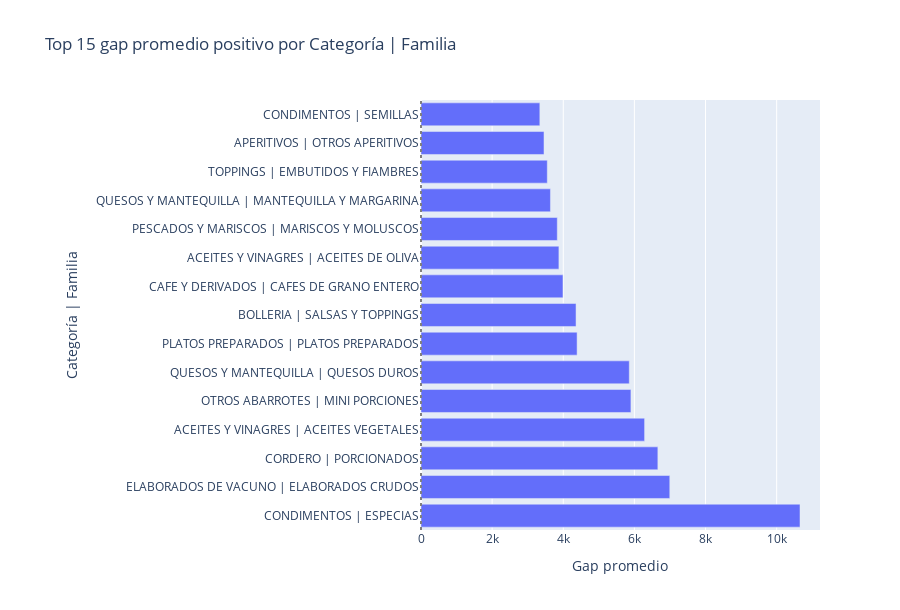
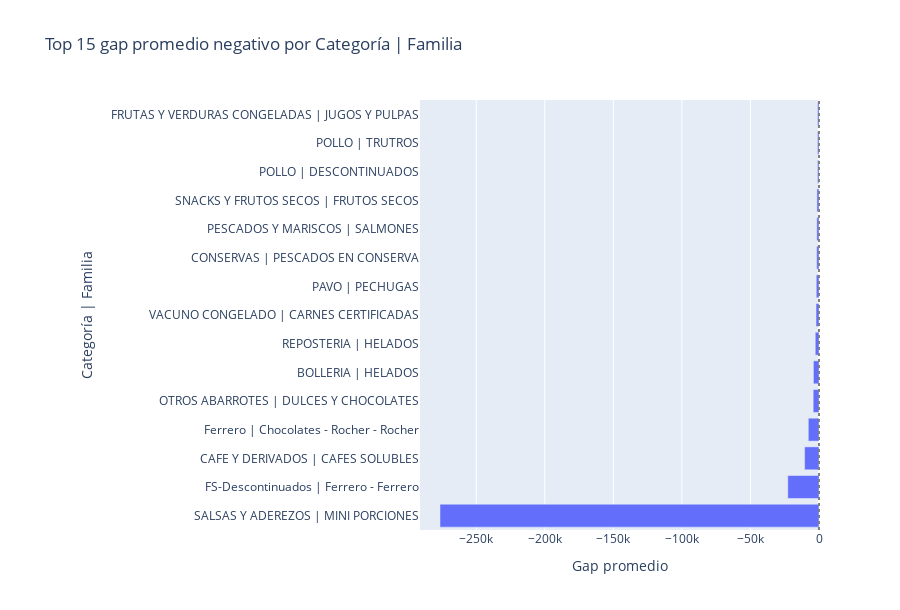
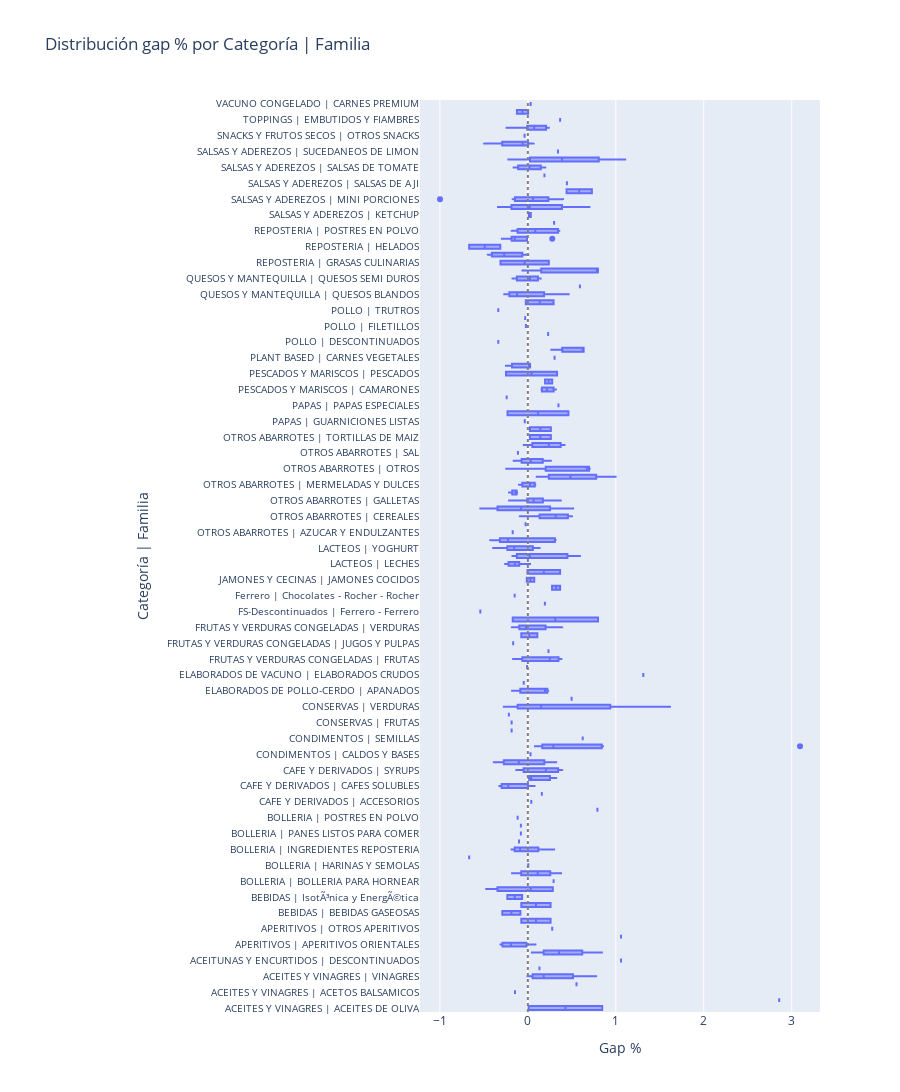

Notebook code for these charts, in order:
### Markdown cell above
## Agregado: Categoría | Familia (Top 15 ± y box horizontal)

### Code cell
fam_cf = (sku_ok.groupby(['categoria','familia'])
          .agg(skus=('sku','nunique'),
               precio_interno_prom=('precio_interno','mean'),
               precio_externo_prom=('precio_externo','mean'),
               gap_abs_prom=('gap_abs','mean'),
               gap_pct_prom=('gap_pct','mean')).reset_index())
fam_cf['cat_fam'] = fam_cf['categoria'].astype(str) + ' | ' + fam_cf['familia'].astype(str)
# Top 15 positivo
pos15 = fam_cf[fam_cf['gap_abs_prom']>0].sort_values('gap_abs_prom', ascending=False).head(15)
fig_pos15 = px.bar(pos15, y='cat_fam', x='gap_abs_prom', orientation='h', title='Top 15 gap promedio positivo por Categoría | Familia')
fig_pos15.update_layout(yaxis={'automargin':True}, xaxis_title='Gap promedio', yaxis_title='Categoría | Familia', margin=dict(l=420), height=max(500, 26*len(pos15)+220))
fig_pos15.add_vline(x=0, line_dash='dot', line_color='gray')
fig_pos15.show()
# Top 15 negativo
neg15 = fam_cf[fam_cf['gap_abs_prom']<0].sort_values('gap_abs_prom', ascending=True).head(15)
fig_neg15 = px.bar(neg15, y='cat_fam', x='gap_abs_prom', orientation='h', title='Top 15 gap promedio negativo por Categoría | Familia')
fig_neg15.update_layout(yaxis={'automargin':True}, xaxis_title='Gap promedio', yaxis_title='Categoría | Familia', margin=dict(l=420), height=max(500, 26*len(neg15)+220))
fig_neg15.add_vline(x=0, line_dash='dot', line_color='gray')
fig_neg15.show()
# Boxplot horizontal gap % por Categoría | Familia
df_box = sku_ok.merge(fam_cf[['categoria','familia','cat_fam']], on=['categoria','familia'], how='left')
fig_box_cf = px.box(df_box, y='cat_fam', x='gap_pct', points='outliers', title='Distribución gap % por Categoría | Familia')
fig_box_cf.update_layout(yaxis={'automargin':True}, xaxis_title='Gap %', yaxis_title='Categoría | Familia', margin=dict(l=420), height=max(800, 22*df_box['cat_fam'].nunique()+220), yaxis_tickfont_size=10)
fig_box_cf.add_vline(x=0, line_dash='dot', line_color='gray')
fig_box_cf.show()

### Figure 1 — Plotly figure (JSON) as saved in the notebook; plotly's stock layout.template omitted (floating-point values rounded to 4 significant figures)
{"data": [{"hovertemplate": "gap_abs_prom=%{x}<br>cat_fam=%{y}<extra></extra>", "legendgroup": "", "marker": {"color": "#636efa", "pattern": {"shape": ""}}, "name": "", "orientation": "h", "showlegend": false, "textposition": "auto", "type": "bar", "x": [10660.0, 6995.0, 6660.0, 6287.0, 5902.0, 5856.0, 4389.0, 4359.0, 3992.0, 3878.0, 3832.0, 3640.0, 3551.0, 3458.0, 3341.0], "xaxis": "x", "y": ["CONDIMENTOS | ESPECIAS", "ELABORADOS DE VACUNO | ELABORADOS CRUDOS", "CORDERO | PORCIONADOS", "ACEITES Y VINAGRES | ACEITES VEGETALES", "OTROS ABARROTES | MINI PORCIONES", "QUESOS Y MANTEQUILLA | QUESOS DUROS", "PLATOS PREPARADOS | PLATOS PREPARADOS", "BOLLERIA | SALSAS Y TOPPINGS", "CAFE Y DERIVADOS | CAFES DE GRANO ENTERO", "ACEITES Y VINAGRES | ACEITES DE OLIVA", "PESCADOS Y MARISCOS | MARISCOS Y MOLUSCOS", "QUESOS Y MANTEQUILLA | MANTEQUILLA Y MARGARINA", "TOPPINGS | EMBUTIDOS Y FIAMBRES", "APERITIVOS | OTROS APERITIVOS", "CONDIMENTOS | SEMILLAS"], "yaxis": "y"}], "layout": {"barmode": "relative", "height": 610, "legend": {"tracegroupgap": 0}, "margin": {"l": 420}, "shapes": [{"line": {"color": "gray", "dash": "dot"}, "type": "line", "x0": 0, "x1": 0, "xref": "x", "y0": 0, "y1": 1, "yref": "y domain"}], "title": {"text": "Top 15 gap promedio positivo por Categoría | Familia"}, "xaxis": {"anchor": "y", "domain": [0, 1], "title": {"text": "Gap promedio"}}, "yaxis": {"anchor": "x", "automargin": true, "domain": [0, 1], "title": {"text": "Categoría | Familia"}}}}

### Figure 2 — Plotly figure (JSON) as saved in the notebook; plotly's stock layout.template omitted (floating-point values rounded to 4 significant figures)
{"data": [{"hovertemplate": "gap_abs_prom=%{x}<br>cat_fam=%{y}<extra></extra>", "legendgroup": "", "marker": {"color": "#636efa", "pattern": {"shape": ""}}, "name": "", "orientation": "h", "showlegend": false, "textposition": "auto", "type": "bar", "x": [-276400.0, -22760.0, -10490.0, -7798.0, -4234.0, -4077.0, -2745.0, -2166.0, -2016.0, -1717.0, -1615.0, -1524.0, -1110.0, -1110.0, -1103.0], "xaxis": "x", "y": ["SALSAS Y ADEREZOS | MINI PORCIONES", "FS-Descontinuados | Ferrero - Ferrero", "CAFE Y DERIVADOS | CAFES SOLUBLES", "Ferrero | Chocolates - Rocher - Rocher", "OTROS ABARROTES | DULCES Y CHOCOLATES", "BOLLERIA | HELADOS", "REPOSTERIA | HELADOS", "VACUNO CONGELADO | CARNES CERTIFICADAS", "PAVO | PECHUGAS", "CONSERVAS | PESCADOS EN CONSERVA", "PESCADOS Y MARISCOS | SALMONES", "SNACKS Y FRUTOS SECOS | FRUTOS SECOS", "POLLO | DESCONTINUADOS", "POLLO | TRUTROS", "FRUTAS Y VERDURAS CONGELADAS | JUGOS Y PULPAS"], "yaxis": "y"}], "layout": {"barmode": "relative", "height": 610, "legend": {"tracegroupgap": 0}, "margin": {"l": 420}, "shapes": [{"line": {"color": "gray", "dash": "dot"}, "type": "line", "x0": 0, "x1": 0, "xref": "x", "y0": 0, "y1": 1, "yref": "y domain"}], "title": {"text": "Top 15 gap promedio negativo por Categoría | Familia"}, "xaxis": {"anchor": "y", "domain": [0, 1], "title": {"text": "Gap promedio"}}, "yaxis": {"anchor": "x", "automargin": true, "domain": [0, 1], "title": {"text": "Categoría | Familia"}}}}

### Figure 3 — Plotly figure (JSON) as saved in the notebook; plotly's stock layout.template omitted (floating-point values rounded to 4 significant figures; data arrays with more than 128 entries replaced by an {"elided": "..."} marker saying what was removed)
{"data": [{"alignmentgroup": "True", "boxpoints": "outliers", "hovertemplate": "gap_pct=%{x}<br>cat_fam=%{y}<extra></extra>", "legendgroup": "", "marker": {"color": "#636efa"}, "name": "", "notched": false, "offsetgroup": "", "orientation": "h", "showlegend": false, "type": "box", "x": {"elided": "326 float values"}, "x0": " ", "xaxis": "x", "y": {"elided": "326 str values"}, "y0": " ", "yaxis": "y"}], "layout": {"boxmode": "group", "height": 2750, "legend": {"tracegroupgap": 0}, "margin": {"l": 420}, "shapes": [{"line": {"color": "gray", "dash": "dot"}, "type": "line", "x0": 0, "x1": 0, "xref": "x", "y0": 0, "y1": 1, "yref": "y domain"}], "title": {"text": "Distribución gap % por Categoría | Familia"}, "xaxis": {"anchor": "y", "domain": [0, 1], "title": {"text": "Gap %"}}, "yaxis": {"anchor": "x", "automargin": true, "domain": [0, 1], "tickfont": {"size": 10}, "title": {"text": "Categoría | Familia"}}}}
